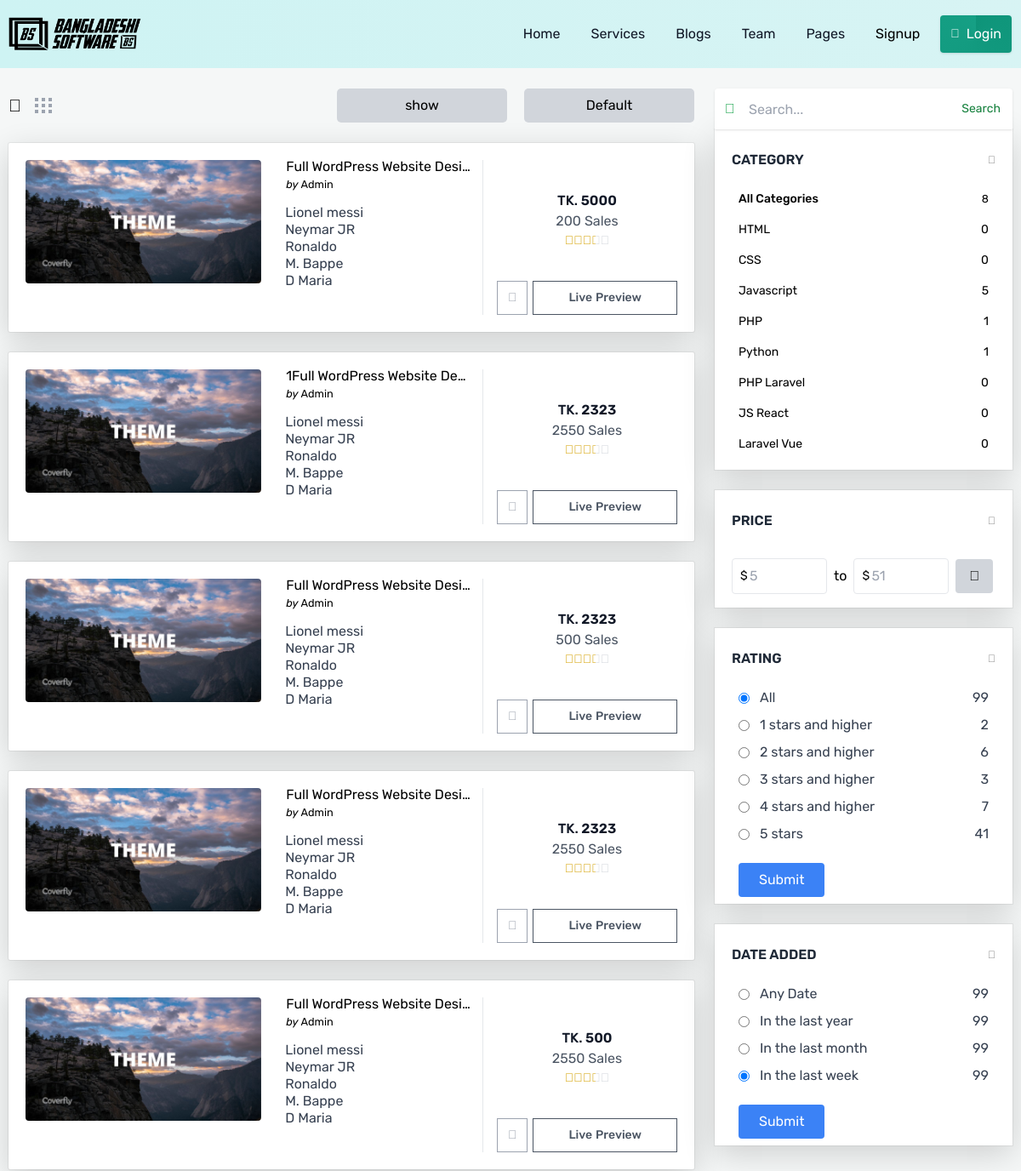
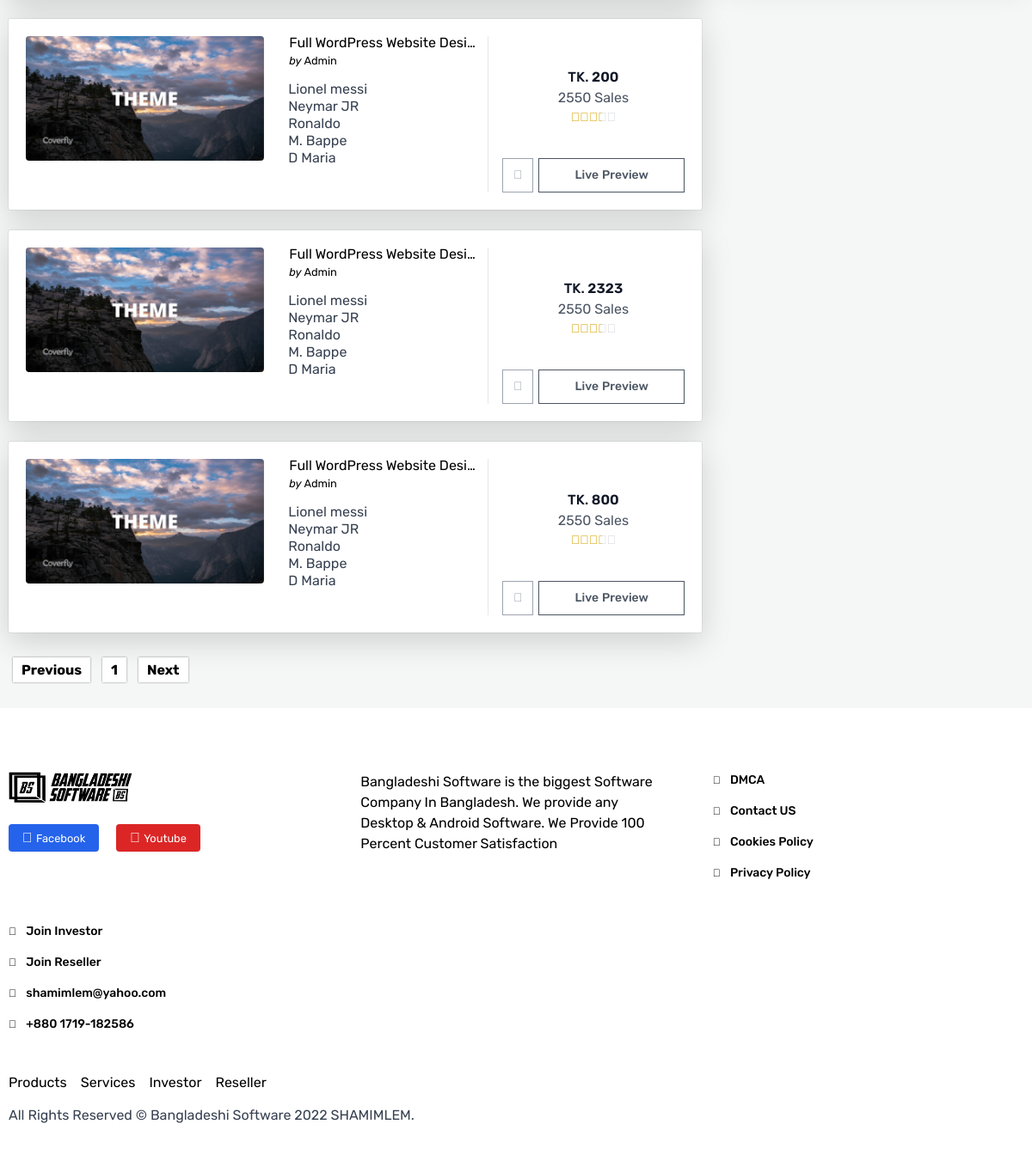
The page / on the database its author committed (2 pictures, top to bottom).
### tables this page shows
CREATE TABLE `website` (
  `id` int(255) NOT NULL,
  `title` varchar(255) NOT NULL,
  `logo` varchar(255) NOT NULL,
  `description` varchar(255) NOT NULL,
  `keyword` varchar(255) NOT NULL,
  `url` varchar(255) NOT NULL,
  `phone` varchar(300) NOT NULL,
  `mail` varchar(255) NOT NULL,
  `address` varchar(255) NOT NULL,
  `footer_text` varchar(255) NOT NULL,
  `facebook` varchar(255) NOT NULL,
  `youtube` varchar(255) NOT NULL,
  `linkedin` varchar(255) NOT NULL,
  `file_name` varchar(255) NOT NULL,
  `favicon_name` varchar(255) NOT NULL
);

CREATE TABLE `products` (
  `id` int(255) NOT NULL,
  `pid` int(255) NOT NULL,
  `title` varchar(255) NOT NULL,
  `link` varchar(255) NOT NULL,
  `regular_price` int(255) NOT NULL,
  `sell_price` int(255) NOT NULL,
  `sell` int(255) NOT NULL,
  `review` int(255) NOT NULL,
  `comment` int(255) NOT NULL,
  `category` varchar(255) NOT NULL,
  `mini_content` varchar(255) NOT NULL,
  `content` longtext NOT NULL,
  `description` longtext NOT NULL,
  `status` varchar(255) NOT NULL,
  `file_name1` varchar(255) NOT NULL DEFAULT 'image.png',
  `file_name2` varchar(255) NOT NULL DEFAULT 'image.png',
  `file_name3` varchar(255) NOT NULL DEFAULT 'image.png',
  `file_name4` varchar(255) NOT NULL DEFAULT 'image.png',
  `time` int(255) NOT NULL
);

CREATE TABLE `person` (
  `id` int(255) NOT NULL,
  `name` varchar(255) NOT NULL,
  `phone` varchar(300) NOT NULL,
  `address` varchar(255) NOT NULL,
  `email` varchar(255) NOT NULL,
  `password` varchar(255) NOT NULL,
  `role` varchar(255) NOT NULL DEFAULT 'User',
  `file_name` varchar(255) NOT NULL DEFAULT 'avatar.jpg',
  `balance` int(255) NOT NULL,
  `terms` varchar(255) NOT NULL DEFAULT 'Desline',
  `time` int(255) NOT NULL
);

CREATE TABLE `category` (
  `id` int(255) NOT NULL,
  `category` varchar(255) NOT NULL,
  `time` int(255) NOT NULL
);

### index.php (the view, shortened to what the rows shown need)
<?php include("common/header.php");?>
</header>
  <main style="min-height: calc(100vh - 80px)">
    <div class="flex items-start">
      <div class="container flex flex-col lg:flex-row gap-y-5 py-6 xl:py-12 lg:gap-y-0 lg:gap-x-6 sm:items-start">
        <div class="w-full">
        <br>
          <div class="items list_view">
          <?php
          if(isset($_GET['src'])){
            $src = $_GET['src'];
            $products = _query("SELECT products.*,person.* FROM products INNER JOIN person ON products.pid=person.id WHERE products.status='Publish' AND (person.name='$src' OR products.title LIKE '%$src%' OR category='$src' OR sell_price='$src')");
          }elseif(isset($_GET['items'])){
            $items = $_GET['items'];
            $products = _get("products","status='Publish' LIMIT $items;");
          }elseif(isset($_GET['sort'])){
            $sort = $_GET['sort'];
            $products = _get("products","status='Publish' ORDER BY sell_price $sort");
          }elseif(isset($_GET['category'])){
            $category = $_GET['category'];
            $products = _get("products","status='Publish' AND category='$category'");
          }elseif(isset($_GET['from'])){
            $from = $_GET['from'];
            $to = $_GET['to'];
            $products = _get("products","status='Publish' AND sell_price BETWEEN $from AND $to");
          }else{
          if (isset($_GET['page_no']) && $_GET['page_no']!="") {
          $page_no = $_GET['page_no'];} else {$page_no = 1;}
          $total_records_per_page = 10;
          $offset = ($page_no-1) * $total_records_per_page;
          $products = _get("products","status='Publish' ORDER BY id DESC LIMIT $offset, $total_records_per_page");
          }
          while($data = mysqli_fetch_assoc($products)){
            $author_id = $data['pid'];
            $author = _fetch("person","id=$author_id");
          ?>
            <div class="item">
              <a href="item.php?product_id=<?php echo $data['id']?>" class="item_link"></a>
              <div>
                <img class="w-full h-auto rounded"
                  src="admin/upload/<?php echo $data['file_name1']?>"/>
              </div>
              <div>
                <h3 style="padding-left:13px"><?php echo $data['title']?></h3>
                <p style="padding-left:13px"><small> <i>by</i> <a href="index.php?author=<?php echo $author['name']?>"><?php echo $author['name']?></a></small></p>
                <ul class="list_icon">
                  <?php echo $data['mini_content']?>
                </ul>
              </div>
              <div>
                <div>
                  <div>
                    <span class="font-medium">TK.</span>
                    <span><?php echo $data['sell_price']?></span>
                  </div>
                  <p><?php echo $data['sell']?> Sales</p>
                  <div>
                    <i class="fa-solid fa-star"></i>
                    <i class="fa-solid fa-star"></i>
                    <i class="fa-solid fa-star"></i>
                    <i class="fa-solid fa-star"></i>
                    <i class="fa-solid fa-star"></i>
                    <div style="width:70%">
                      <i class="fa-solid fa-star"></i>
                      <i class="fa-solid fa-star"></i>
                      <i class="fa-solid fa-star"></i>
                      <i class="fa-solid fa-star"></i>
                    </div>
                  </div>
                </div>
                <div>
                  <a id="show_added_popup" href="?cart=<?php echo $data['id']?>"><i class="fa-solid fa-cart-shopping cart_btn"></i></a>
                  <a target="_blank" href="<?php echo $data['link']?>"><span>Live</span><span>Preview</span>
                  </a>
                </div>
              </div>
            </div>
          <?php }?>
          </div>
        </div>
        <?php include("common/right-sidebar.php");?>
      </div>
    </div>
  </main>
<?php include("common/footer.php");?>

### common/header.php (shortened to what the rows shown need)
<?php include("admin/config/functions.php");
$website = _fetch("website","id=1");
$cr_url = $_SERVER['SCRIPT_NAME'];
$cr_url = substr($cr_url,strrpos($cr_url,'/')+1);
?>
<!DOCTYPE html>
<html lang="en">
<head>
  <link rel="stylesheet" href="assets/css/styles.css" />
  <link rel="stylesheet" href="assets/css/custom.css" />
</head>
<body>
  <header class="relative" style="background-image: linear-gradient(to right, #CEF3F3, #cef3f3c2), url('https://www.bangladeshisoftware.com/wp-content/uploads/2019/06/header-bg-copyright.jpg'); background-repeat: no-repeat; background-size: cover;">
    <div class="container flex justify-between items-center h-20 mb-auto relative z-50">
      <a href="index.php" class="w-fit">
        <?php if(!empty($website['file_name'])){?>
        <img class="h-10" src="admin/upload/<?php echo $website['file_name']?>" />
        <?php }else{?>
        <h2 style="font-size: 25px;font-weight:bold;font-family:'Courier New', Courier, monospace"><?php echo $website['title']?></h2>
        <?php }?>
      </a>
    </div>

### common/right-sidebar.php (shortened to what the rows shown need)
<?php
 $cr_index = trim($cr_url,".php");
 if($cr_index=='services'){
    $index = 'service';
    $index2 = 'service';
    }else{
      $index2 = 'products';
    }
?>
      <div class="sticky -top-52 w-full lg:min-w-[350px] lg:w-[350px]">
          <div style="box-shadow:rgba(0, 0, 0, 0.16) 0px 10px 36px 0px,rgba(0, 0, 0, 0.06) 0px 0px 0px 1px" class="sidebar_item overflow-hidden bg-white shadow px-5">
            <div class="ds_div" data-ref="Category">
              <div class="py-0">
                <ul class="pb-3">
                  <?php
                  $all_ctg = _get("category","id !='' LIMIT 10");
                  while($ctg = mysqli_fetch_assoc($all_ctg)){
                    $ctg_name = $ctg['category'];
                  ?>
                  <a href="<?php echo $cr_url;?>?category=<?php echo $ctg['category']?>">
                    <li
                      class="w-full flex items-center justify-between text-sm p-2 hover:bg-cyan-800 hover:text-white rounded">
                      <span><?php echo $ctg['category']?></span>
                      <?php
                      $all_index = _get("$index2","category='$ctg_name' AND status='Publish'");
                      $cr_index = mysqli_num_rows($all_index);
                      ?>
                      <span><?php echo $cr_index; ?></span>
                    </li>
                  </a>
                  <?php }?>
                </ul>
              </div>
            </div>
          </div>
          <br>
          <br>
          <br>
        </div>

### common/footer.php (shortened to what the rows shown need)
<footer class="bg-white pt-[74px]">
    <div class="container grid sm:grid-cols-2 lg:grid-cols-3 2xl:grid-cols-4 gap-12">
      <div class="space-y-6">
        <img class="w-36" src="admin/upload/<?php echo $website['file_name']?>" alt="">
        <div class="flex space-x-5">
          <a target="_blank" href="<?php echo $website['facebook']?>"
            class="bg-blue-600 text-white px-4 py-1 rounded shadow-sm">
          </a>
          <a target="_blank" href="<?php echo $website['youtube']?>"
            class="bg-red-600 text-white px-4 py-1 rounded shadow-sm">
          </a>
        </div>
      </div>
      <div>
        <p><?php echo $website['description']?></p>
      </div>
      <div class="2xl:pl-20">
        <ul class="w-fit 2xl:mx-auto space-y-4">
          <li class="space-x-2 text-sm font-medium hover:text-gray-600">
            <small class="text-xs"><i class="fa-solid fa-chevron-right"></i></small>
            <a href="mailto:<?php echo $website['mail']?>"><?php echo $website['mail']?></a>
          </li>
          <li class="space-x-2 text-sm font-medium hover:text-gray-600">
            <small class="text-xs"><i class="fa-solid fa-chevron-right"></i></small>
            <a href="tel:<?php echo $website['phone']?>"><?php echo $website['phone']?></a>
          </li>
        </ul>
      </div>
    </div>
    <div class="container flex flex-col xl:flex-row w-full justify-between items-center gap-y-4 xl:gap-y-0 py-12">
      <p class="w-full xl:text-right">
        <span class="text-gray-700 text-base"><?php echo $website['footer_text']?></span>
      </p>
    </div>
  </footer>
</body>
</html>

### rows shown on the page
website: file_name (picture), description "Bangladeshi Software is the biggest Software Company In Bangladesh. We provide any Desktop & Android Software. We Provide 100 Percent Customer Satisfaction", mail "shamimlem@yahoo.com", phone "+880 1719-182586", footer_text "All Rights Reserved © Bangladeshi Software 2022 SHAMIMLEM."
products: file_name1 (picture), title "Full WordPress Website Desi…", person.name "Admin", mini_content "Lionel messi Neymar JR Ronaldo M. Bappe D Maria", sell_price "5000", sell "200"
products: file_name1 (picture), title "1Full WordPress Website De…", person.name "Admin", mini_content "Lionel messi Neymar JR Ronaldo M. Bappe D Maria", sell_price "2323", sell "2550"
products: file_name1 (picture), title "Full WordPress Website Desi…", person.name "Admin", mini_content "Lionel messi Neymar JR Ronaldo M. Bappe D Maria", sell_price "2323", sell "500"
products: file_name1 (picture), title "Full WordPress Website Desi…", person.name "Admin", mini_content "Lionel messi Neymar JR Ronaldo M. Bappe D Maria", sell_price "2323", sell "2550"
products: file_name1 (picture), title "Full WordPress Website Desi…", person.name "Admin", mini_content "Lionel messi Neymar JR Ronaldo M. Bappe D Maria", sell_price "500", sell "2550"
products: file_name1 (picture), title "Full WordPress Website Desi…", person.name "Admin", mini_content "Lionel messi Neymar JR Ronaldo M. Bappe D Maria", sell_price "200", sell "2550"
products: file_name1 (picture), title "Full WordPress Website Desi…", person.name "Admin", mini_content "Lionel messi Neymar JR Ronaldo M. Bappe D Maria", sell_price "2323", sell "2550"
products: file_name1 (picture), title "Full WordPress Website Desi…", person.name "Admin", mini_content "Lionel messi Neymar JR Ronaldo M. Bappe D Maria", sell_price "800", sell "2550"
category: category "HTML", cr_index "0"
category: category "CSS", cr_index "0"
category: category "Javascript", cr_index "5"
category: category "PHP", cr_index "1"
category: category "Python", cr_index "1"
category: category "PHP Laravel", cr_index "0"
category: category "JS React", cr_index "0"
category: category "Laravel Vue", cr_index "0"

### other values the page prints
$index "8"
